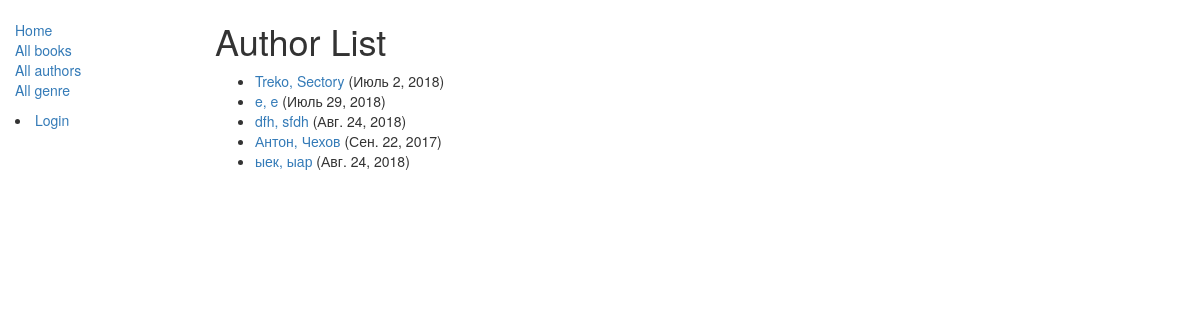
Page /books_catalog/authors/ on the committed database.
### books_catalog/models.py (models this page shows, shortened)
class Author(models.Model):
    first_name = models.CharField(max_length=100)
    last_name = models.CharField(max_length=100)
    date_of_birth = models.DateField(null=True, blank=True)
    date_of_death = models.DateField('Died', null=True, blank=True)
    biography = models.TextField(help_text="Enter an author biography")
    gallery = models.ImageField
    def get_absolute_url(self):
        return reverse('author-detail', args=[str(self.id)])
    class Meta:
        ordering = ['last_name']

### books_catalog/views.py (the view)
# urls.py: path('authors/', views.AuthorListView.as_view(), name='authors'),
class AuthorListView(generic.ListView):
    model = Author
    paginate_by = 10
    def get_context_data(self, **kwargs):
        context = super(AuthorListView, self).get_context_data(**kwargs)
        context['some_data'] = 'This is just some data'
        return context

### books_catalog/templates/books_catalog/author_list.html
{% extends "base_generic.html" %}
{% block content %}
    <h1>Author List</h1>
    {% if author_list %}
    <ul>
      {% for author in author_list %}
      <li>
        <a href="{{ author.get_absolute_url }}">{{ author.first_name }}, {{ author.last_name }}</a> ({{author.date_of_birth}})
      </li>
      {% endfor %}
    </ul>
    {% else %}
      <p>There are no books in the library.</p>
    {% endif %}
{% endblock %}

### rows in the picture
Author: first_name "Treko", last_name "Sectory", date_of_birth "Июль 2, 2018"
Author: first_name "e", last_name "e", date_of_birth "Июль 29, 2018"
Author: first_name "dfh", last_name "sfdh", date_of_birth "Авг. 24, 2018"
Author: first_name "Антон", last_name "Чехов", date_of_birth "Сен. 22, 2017"
Author: first_name "ыек", last_name "ыар", date_of_birth "Авг. 24, 2018"
